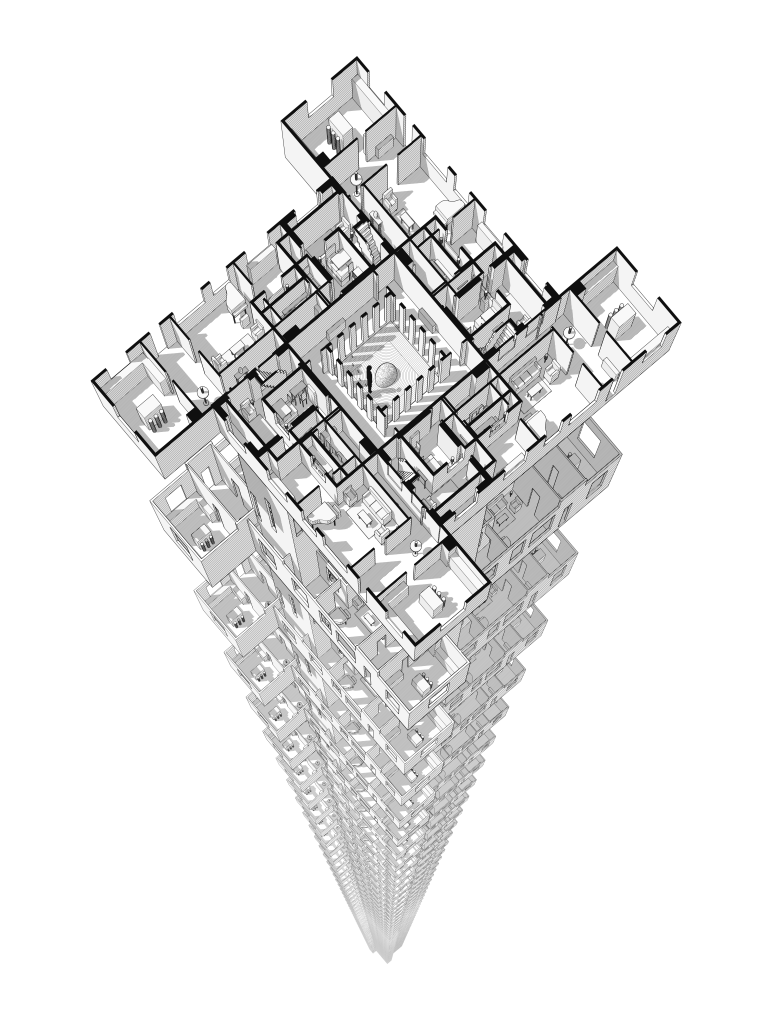
#> input picture out/anyway/final_ink.png, 5400 x 7200 px (shown at 1/7 size)
$ python images.py
#> lines starting #> are read from the running program, lines starting #| are printed output that depends on the picture
#> in drawing, ink is the input picture: PIL image 5400x7200 L; min 0, max 255, mean 233.7
### drawings/finish.py
"""Finishing: rasterize the three plates at 300 dpi, set the photographs, and print them onto paper.

    python drawings/finish.py            # all three plates
    python drawings/finish.py 1          # just Plate I

Each sheet is 18 x 24 in. Ink is multiplied onto a sheet of paper made from seeded noise,
so the result is the same every time it is built. The certificate gets the red and blue
security fibres of banknote paper; the plan gets plain drafting bond; the listing gets bright
coated stock. Photographs get a fine grain, as if printed rather than displayed.
"""

from __future__ import annotations

import json
import subprocess
import sys
import tempfile
from pathlib import Path

import numpy as np
from PIL import Image, ImageDraw, ImageOps

Image.MAX_IMAGE_PIXELS = None

ROOT = Path(__file__).resolve().parent.parent
PLATES = ROOT / "out" / "plates"
RENDERS = ROOT / "out" / "renders"
SUBMIT = ROOT / "submission"
DPI = 300
W, H = 18 * DPI, 24 * DPI
PX = DPI / 100.0                       # svg user units are 1/100 in
ICC = Path("/System/Library/ColorSync/Profiles/sRGB Profile.icc")
TITLE = "Certificate_of_Nonexistence"


# ----------------------------------------------------------------------------- paper
def gaussian_filter(a, sigma):
    """Small separable Gaussian blur (enough for grain; keeps the build to numpy and Pillow)."""
    r = max(1, int(3 * sigma + 0.5))
    k = np.exp(-0.5 * (np.arange(-r, r + 1) / sigma) ** 2).astype(np.float32)
    k /= k.sum()
    out = np.zeros_like(a)
    for i, w in enumerate(k):
        out += w * np.roll(a, i - r, axis=0)
    a, out = out, np.zeros_like(a)
    for i, w in enumerate(k):
        out += w * np.roll(a, i - r, axis=1)
    return out


def field(rng, scale, shape=(H, W)):
    """Smooth noise with features about `scale` pixels across, unit variance."""
    h, w = shape
    small = rng.standard_normal((h // scale + 3, w // scale + 3)).astype(np.float32)
    im = Image.fromarray(small, mode="F").resize((w + 3 * scale, h + 3 * scale), Image.BICUBIC)
    a = np.asarray(im)[scale:scale + h, scale:scale + w]
    return (a - a.mean()) / (a.std() + 1e-6)


def paper(seed, base, mottle, tooth):
    """An RGB float32 sheet in 0..1: base colour, soft cloudy mottling, fine tooth."""
    rng = np.random.default_rng(seed)
    lum = 0.62 * field(rng, 420) + 0.30 * field(rng, 110) + 0.08 * field(rng, 28)
    lum *= mottle
    t = gaussian_filter(rng.standard_normal((H, W)).astype(np.float32), 0.8)
    t /= t.std() + 1e-6
    lum += tooth * t
    lum += 1.0
    sheet = np.empty((H, W, 3), np.float32)
    for c in range(3):
        sheet[..., c] = lum * base[c]
    return sheet


# [49 lines left out: functions fibres, rasterize, best_render, not called in this run]


# The photographs are printed in black and white, like an architecture monograph: the form and
# the light are the subject. Per shot: black point, white point, gamma.
MONO = {
    "vertigo": (0.17, 0.95, 1.20),
    "hero_a": (0.15, 0.96, 1.15),
    "hall": (0.20, 0.97, 1.30),
    "tape": (0.16, 0.95, 1.15),
}


# [56 lines left out: functions photograph, print_on, plate_property, plate_plan, plate_certificate, not called in this run]


PLATE = {
    1: ("I_The_Property", plate_property),
    2: ("II_The_Floor_Plan", plate_plan),
    3: ("III_The_Certificate", plate_certificate),
}


# [40 lines left out: functions save, overview, main, not called in this run]


# [2 lines that do not run on import are left out]

### drawings/images.py
"""The finished images: no captions, no text, just the pictures.

    .venv/bin/python drawings/images.py

  01  The house, built anyway: ink drawing, 18 x 24 in at 300 dpi, on drafting paper
  02  The stair hall, looking down     (black-and-white photograph)
  03  The stair hall, looking up       (black-and-white photograph)
  04  The hall                         (black-and-white photograph)

Everything is written to submission/ as a full-resolution JPEG plus a 2400 px version for
screens, and to out/images/ as lossless PNG.
"""

from __future__ import annotations

import sys
from pathlib import Path

import numpy as np
from PIL import Image, ImageFilter

sys.path.insert(0, str(Path(__file__).resolve().parent))
import finish as F  # noqa: E402

Image.MAX_IMAGE_PIXELS = None
ROOT = Path(__file__).resolve().parent.parent
OUT = ROOT / "out" / "images"
SUBMIT = ROOT / "submission"
ICC = F.ICC.read_bytes() if F.ICC.exists() else None
TITLE = "Certificate_of_Nonexistence"

F.MONO.update({
    "vertigo": (0.20, 0.93, 1.22),
    "hero_a": (0.17, 0.95, 1.12),
    "hall": (0.22, 0.97, 1.30),
})


def save(im, stem, dpi):
    OUT.mkdir(parents=True, exist_ok=True)
    SUBMIT.mkdir(exist_ok=True)
    im.save(OUT / f"{stem}.png", dpi=(dpi, dpi), icc_profile=ICC)
    im.save(SUBMIT / f"{stem}.jpg", quality=94, subsampling=0, dpi=(dpi, dpi), icc_profile=ICC)
    web = im.copy()
    web.thumbnail((2400, 2400), Image.LANCZOS)
    web.save(SUBMIT / f"{stem}_web.jpg", quality=90, subsampling=0, icc_profile=ICC)
    print("wrote", stem, im.size, flush=True)


def place(ink, side=270, top=300, bottom=420):
    """Set the drawing on the sheet with margins, the bottom one deeper, as a mount is cut."""
#> called with side = 270, top = 300, bottom = 420
    a = np.asarray(ink)
    ys, xs = np.nonzero(a < 245)
    box = (xs.min(), ys.min(), xs.max() + 1, ys.max() + 1)
#> box = (633, 391, 4773, 6748)
    art = ink.crop(box)
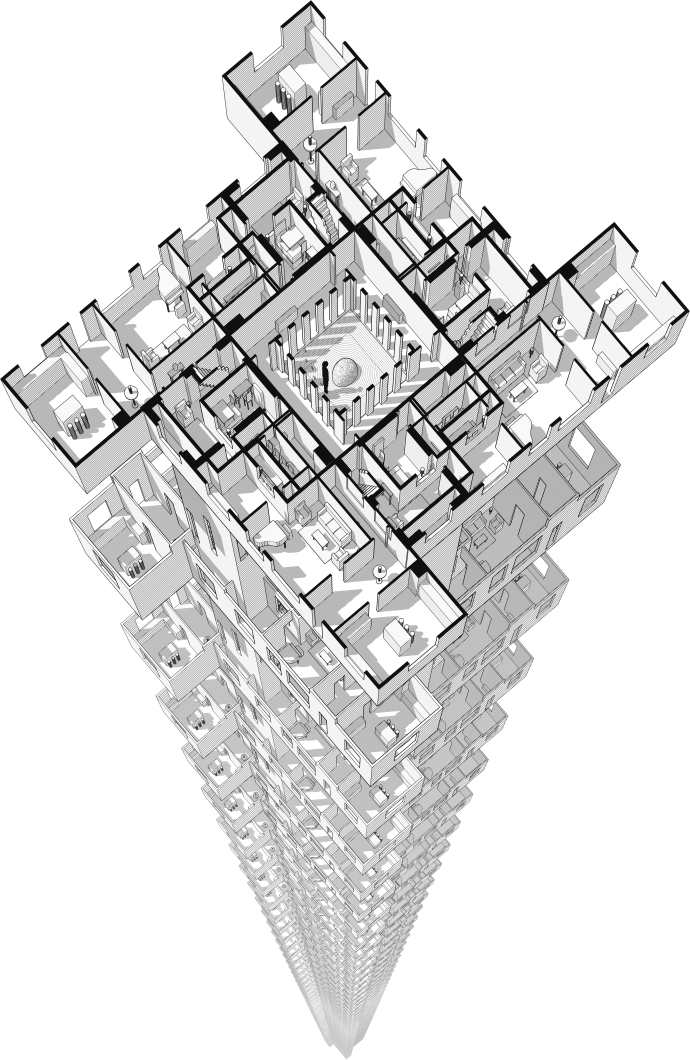
#> art: PIL image 4140x6357 L (shown at 1/6 size); min 0, max 255, mean 223.5
    s = min(1.0, (F.W - 2 * side) / art.width, (F.H - top - bottom) / art.height)
#> s = 1
    if s < 1.0:
        art = art.resize((round(art.width * s), round(art.height * s)), Image.LANCZOS)
    sheet = Image.new("L", (F.W, F.H), 255)
#> sheet: PIL image 5400x7200 L; every value is 255
    x = (F.W - art.width) // 2
#> x = 630
    y = top + (F.H - top - bottom - art.height) // 2
#> y = 361
    sheet.paste(art, (x, y))
    print(f"drawing {art.size} at {x},{y} (scale {s:.3f})", flush=True)
#| drawing (4140, 6357) at 630,361 (scale 1.000)
    return sheet


def drawing():
    ink = Image.open(ROOT / "out/anyway/final_ink.png").convert("L")
    assert ink.size == (F.W, F.H), ink.size
    ink = place(ink)
    # ink sits into the paper a little: the faintest softening, as a pen line does
    ink = ink.filter(ImageFilter.GaussianBlur(0.45))
    a = np.asarray(ink).astype(np.float32) / 255.0
    sheet = F.paper(22, (0.972, 0.962, 0.938), mottle=0.0035, tooth=0.008)
#> in field, `a = np.asarray(im)[scale:scale + h, scale:scale + w]`:
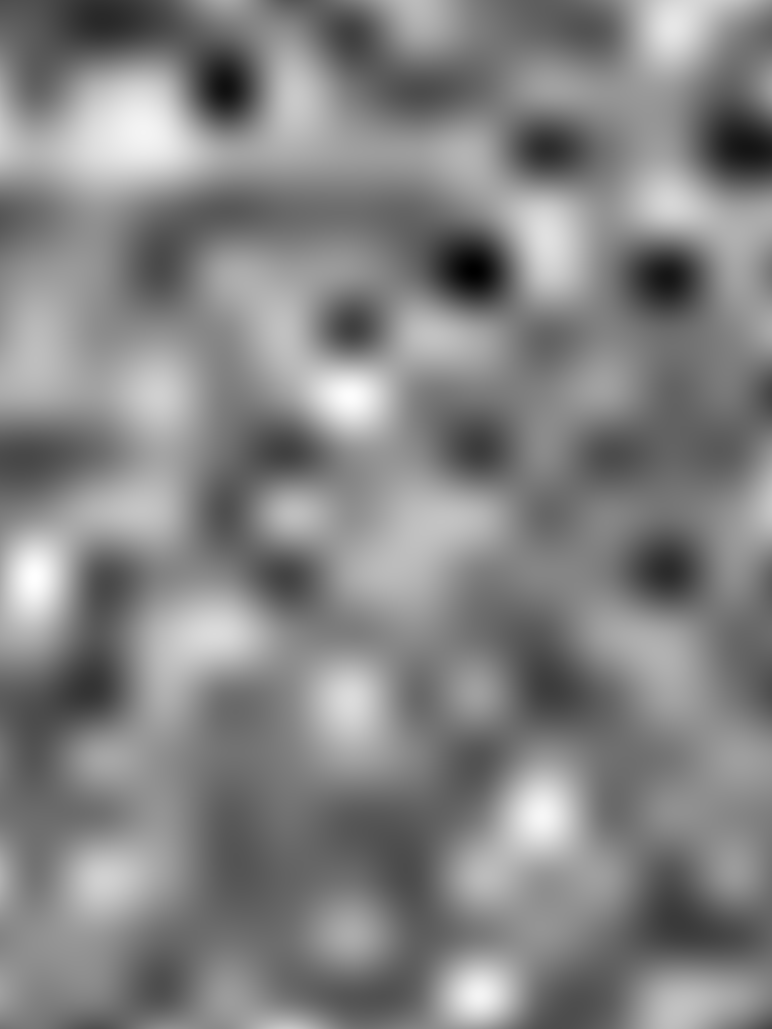
#> a: shape (7200, 5400) float32 (shown at 1/7 size); min -2.68, max 2.54, mean 0.0285; drawn with min black and max white
#> call 2 of field, with scale = 110, shape = (7200, 5400)
#> in field (call 2), `h, w = shape`: h = 7200; w = 5400
#> in field (call 2), `im = Image.fromarray(small, mode="F").resize((w + 3 * scale, h + 3 * s..`:
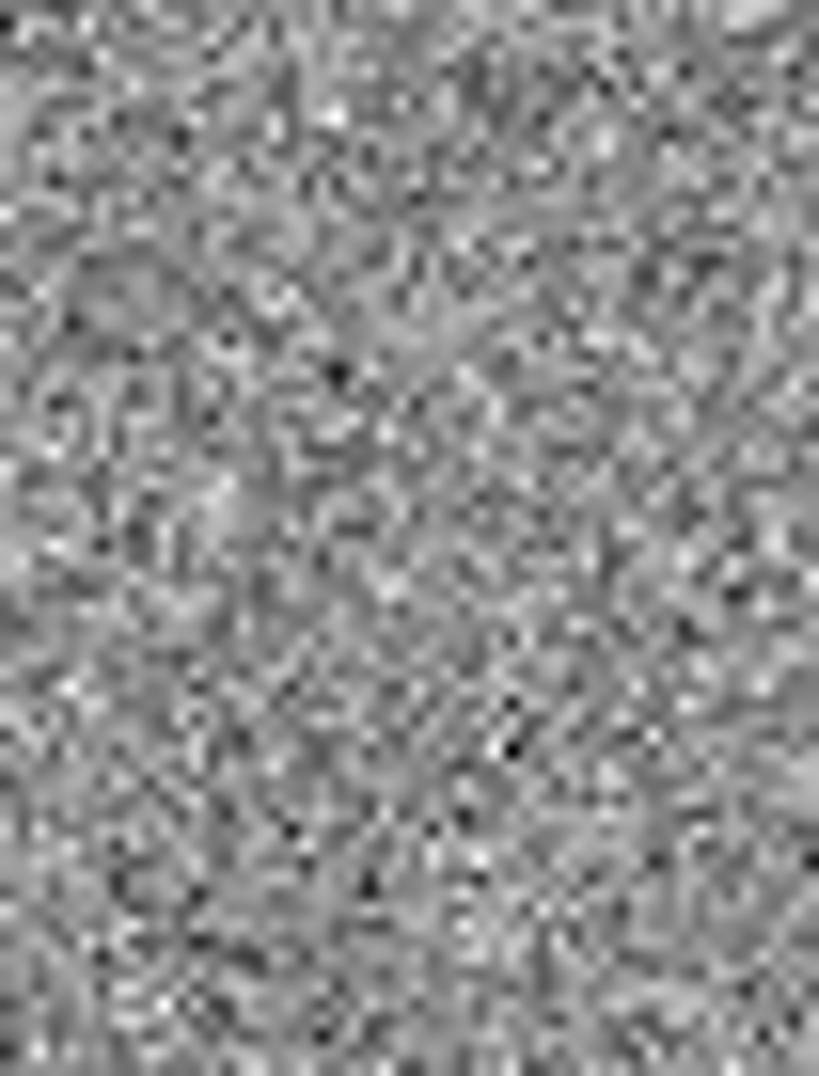
#> im: PIL image 5730x7530 F (shown at 1/7 size); min -4.41, max 3.53, mean 0.00412; drawn with min black and max white
#> call 3 of field, with scale = 28, shape = (7200, 5400)
#> in field (call 3), `a = np.asarray(im)[scale:scale + h, scale:scale + w]`:
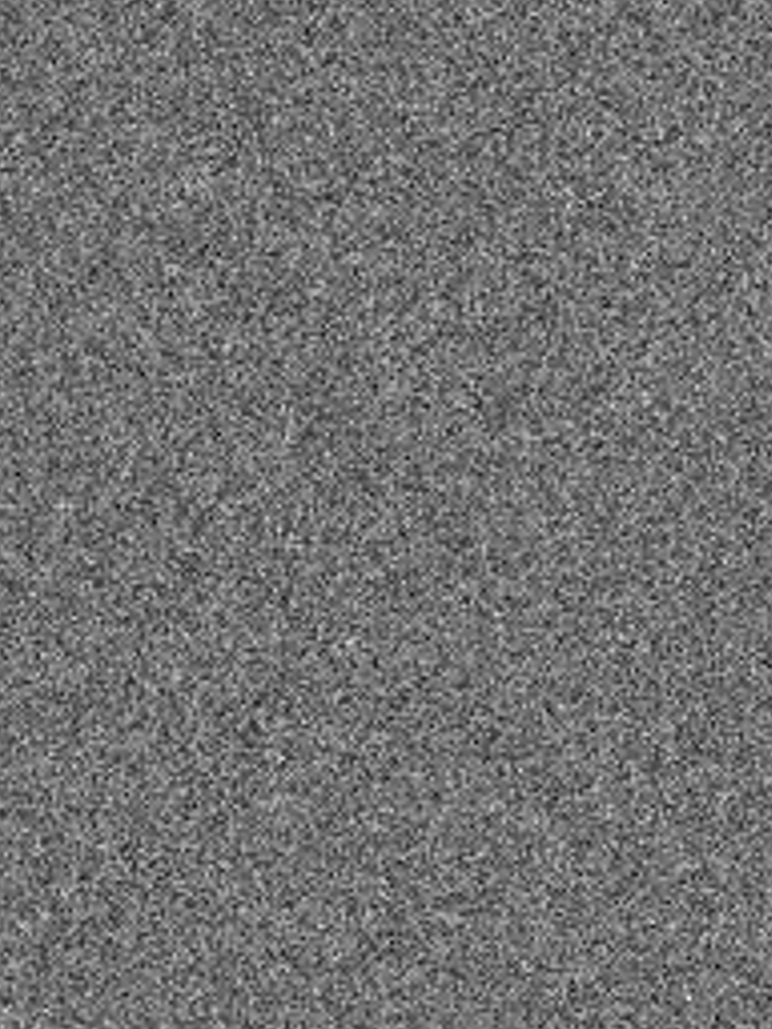
#> a: shape (7200, 5400) float32 (shown at 1/7 size); min -3.91, max 4.88, mean 0.00821; drawn with min black and max white
#> in paper, `lum += tooth * t`:
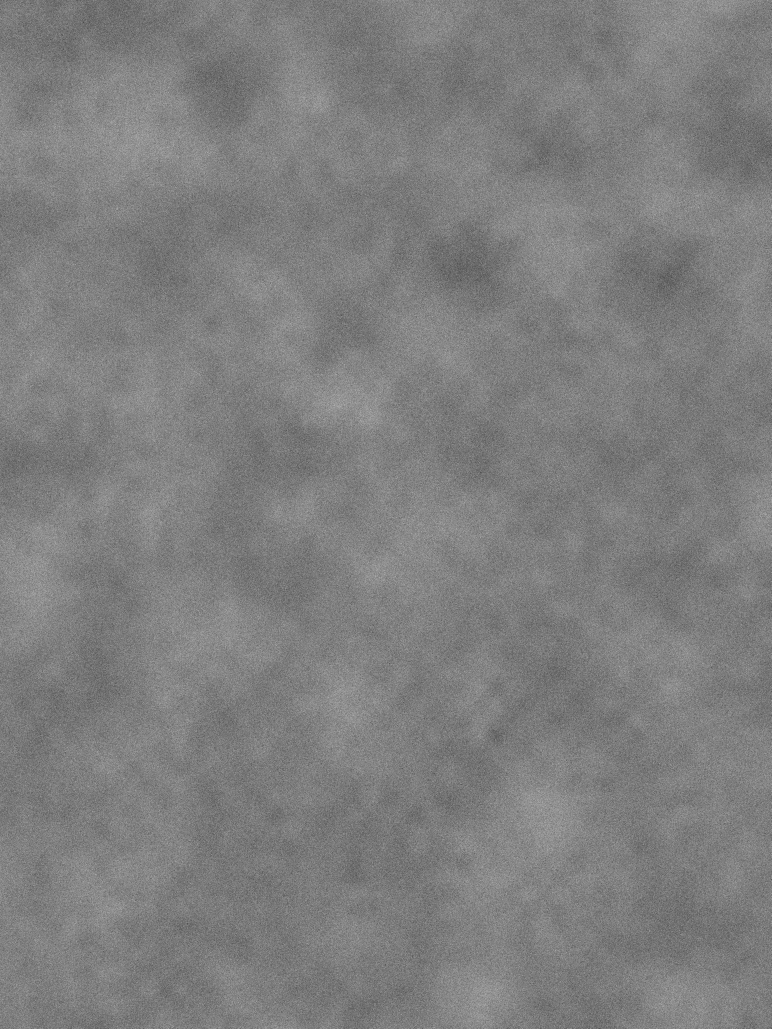
#> lum: shape (7200, 5400) float32 (shown at 1/7 size); min -0.0456, max 0.0461, mean -1.98e-06; drawn with min black and max white
    # the ink is a warm black, not a screen black
    inkc = np.array([0.075, 0.072, 0.070], np.float32)
    rgb = sheet * (inkc + (1 - inkc) * a[..., None])
#> (the run stopped early here; a loop or call above may not have finished)
